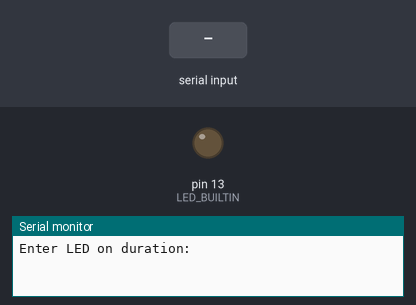
Simulated run of this sketch. Board: Arduino Uno, built with avr-gcc and run on an emulated ATmega328P. On the bench: output pins drawn as LEDs (lit = HIGH), the last lines printed to the serial monitor. The test bench sets the inputs (shaded band).

Above: at 1.2 s.
1.3 s: "90,45\n" received over Serial
At 2.1 s:
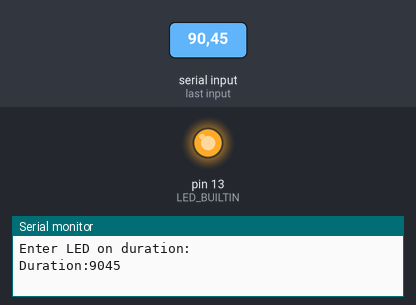
Timing chart, 0 to 11.8 s (numbered marks = the images above; inputs shaded):
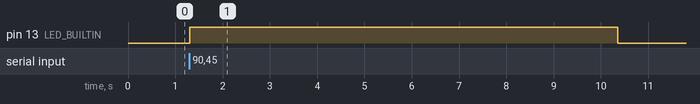

Measured:
- after the input at 1.3 s, pin 13 (LED_BUILTIN): LOW → HIGH at once, → LOW 9.0 s later

The sketch:

MyBlink.ino
```cpp
String inString = "";
int inChar = '0';

// the setup function runs once when you press reset or power the board
void setup()
{
  // initialize digital pin LED_BUILTIN as an output.
  pinMode(LED_BUILTIN, OUTPUT);

  // Open serial communications and wait for port to open:
  Serial.begin(9600);
  while (!Serial) {
    ; // wait for serial port to connect. Needed for native USB port only
  }

  // send an intro:
  Serial.println("\n\nEnter LED on duration:");
  Serial.println();
}

// the loop function runs over and over again forever
void loop()
{
  // Read serial input:
  while (Serial.available() > 0) {
    int duration = readInt();
    // check endline
    if (inChar == '\n') {
      Serial.print("Duration:");
      Serial.println(duration);
      // turn on LED as input duration
      digitalWrite(LED_BUILTIN, HIGH);   // turn the LED on (HIGH is the voltage level)
      delay(duration);
      digitalWrite(LED_BUILTIN, LOW);    // turn the LED off by making the voltage LOW
      // reset values
      inString = "";
      inChar = '0';
    }
  }
}

int readInt()
{
  inChar = Serial.read();
  if (isDigit(inChar)) {
    // convert the incoming byte to a char
    // and add it to the string:
    inString += (char)inChar;
  }

  return inString.toInt();
}
```
